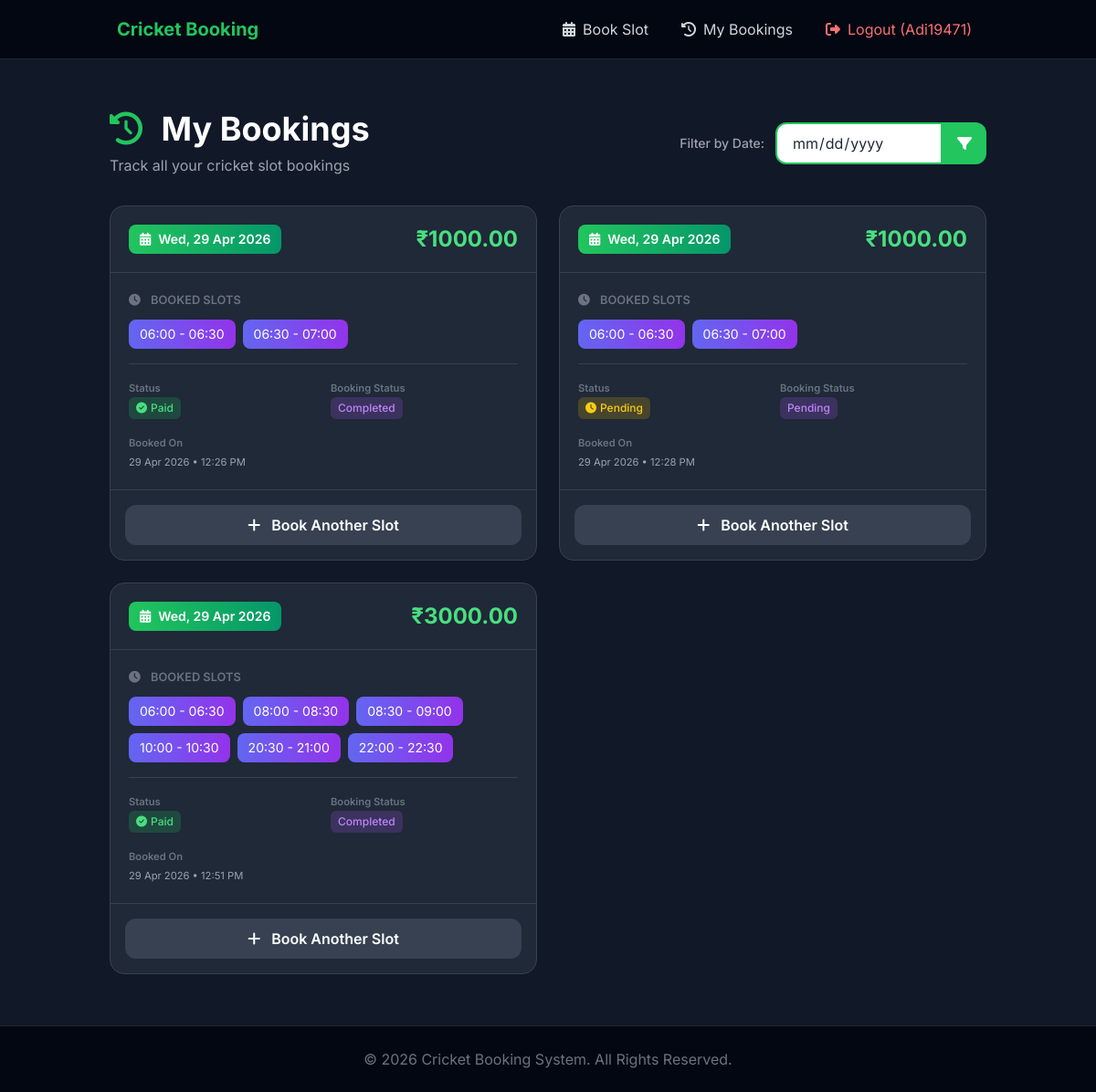
Page /history/ (signed in) on the earlier database version.
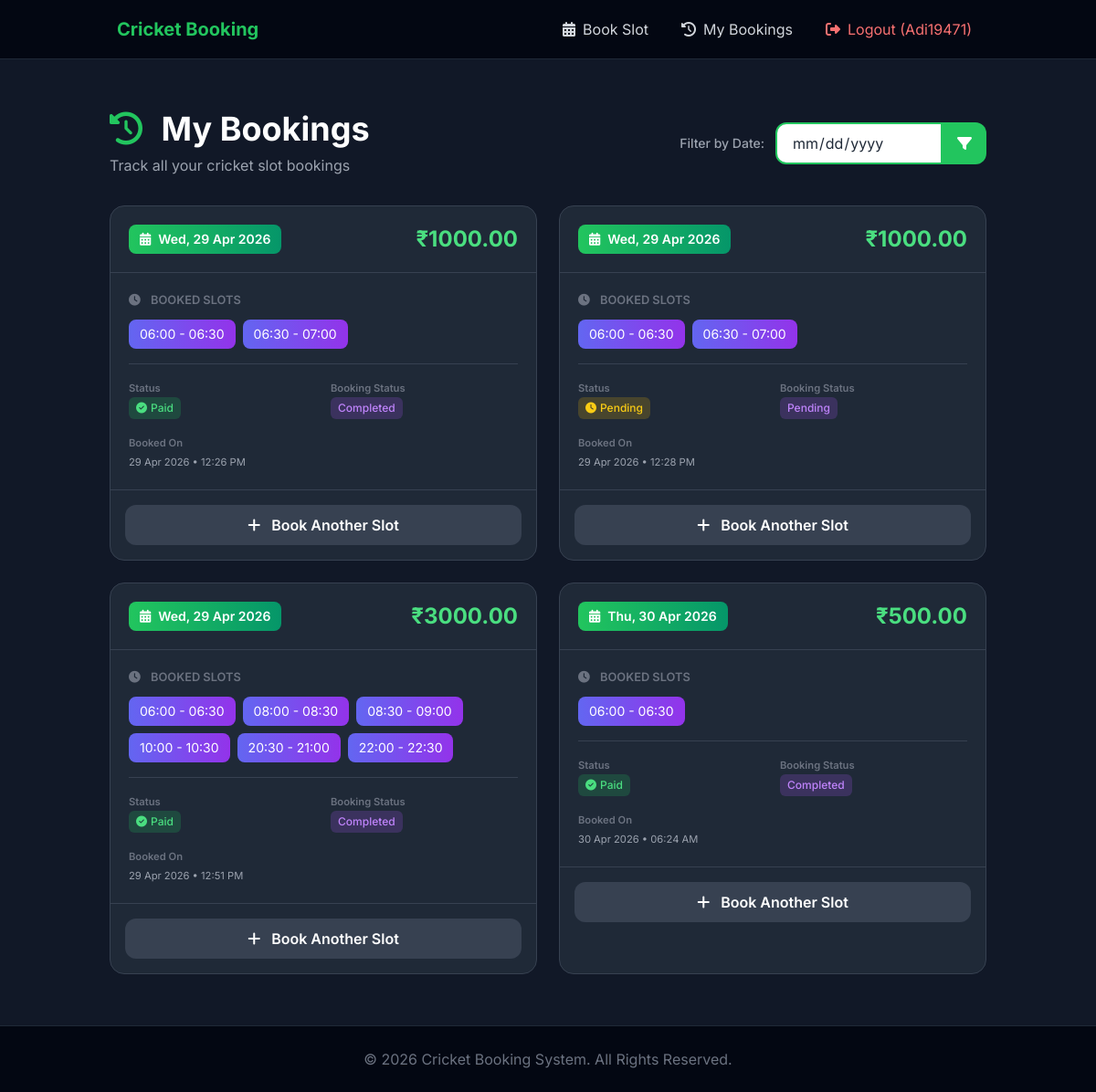
Same page on the later database version.
### booking/models.py (models this page shows, shortened)
class Booking(models.Model):
    BOOKING_STATUS_CHOICES = [
        ('pending', 'Pending'),
        ('completed', 'Completed'),
        ('cancelled', 'Cancelled'),
    ]
    user = models.ForeignKey(User, on_delete=models.CASCADE)
    date = models.DateField()
    slots = models.ManyToManyField(TimeSlot)
    amount = models.IntegerField(default=500)
    total_amount = models.DecimalField(max_digits=10, decimal_places=2, default=0.00)
    is_paid = models.BooleanField(default=False)
    status = models.CharField(max_length=20, choices=BOOKING_STATUS_CHOICES, default='pending')
    razorpay_order_id = models.CharField(max_length=200, blank=True)
    created_at = models.DateTimeField(auto_now_add=True)

class TimeSlot(models.Model):
    start_time = models.TimeField()
    end_time = models.TimeField()

### booking/views.py (the view)
# urls.py: path('history/', views.history, name="history"),
@login_required
def history(request):
    from django.utils import timezone
    search_date_str = request.GET.get('date')
    bookings = Booking.objects.filter(user=request.user)
    if search_date_str:
        search_date = parse_date(search_date_str)
        if search_date:
            bookings = bookings.filter(date=search_date)
    today = timezone.now().date()
    return render(request, "history.html", {"bookings": bookings, "search_date": search_date_str, "today": today})

### booking/templates/history.html (shortened to what the changed rows need)
{% extends 'base.html' %}
{% block content %}
<div class="py-4">
    <div class="flex flex-col md:flex-row md:items-center justify-between gap-4 mb-8">
        <div>
            <h1 class="text-2xl md:text-3xl lg:text-4xl font-bold text-white mb-2">
                <i class="fas fa-history mr-3 text-primary"></i> My Bookings
            </h1>
        </div>
    </div>
    {% if bookings %}
        <div class="grid grid-cols-1 md:grid-cols-2 xl:grid-cols-3 gap-6">
            {% for booking in bookings %}
            <div class="bg-gray-800 rounded-2xl border border-gray-700 overflow-hidden hover:border-primary/50 transition-colors">
                <div class="flex items-center justify-between p-5 border-b border-gray-700">
                    <div>
                        <span class="inline-flex items-center px-3 py-1.5 rounded-lg bg-gradient-to-r from-green-500 to-emerald-600 text-white text-sm font-semibold">
                            <i class="fas fa-calendar-alt mr-2"></i>
                            {{ booking.date|date:"D, d M Y" }}
                        </span>
                    </div>
                    <span class="text-xl lg:text-2xl font-bold text-green-400">₹{{ booking.total_amount }}</span>
                </div>
                <div class="p-5">
                    <div class="mb-4">
                        <small class="text-gray-500 font-semibold block mb-3">
                            <i class="fas fa-clock mr-2"></i> BOOKED SLOTS
                        </small>
                        <div class="flex flex-wrap gap-2">
                            {% for slot in booking.slots.all %}
                            <span class="px-3 py-1.5 rounded-lg bg-gradient-to-r from-indigo-500 to-purple-600 text-white text-sm">
                                {{ slot.start_time|time:"H:i" }} - {{ slot.end_time|time:"H:i" }}
                            </span>
                            {% endfor %}
                        </div>
                    </div>
                    <div class="border-t border-gray-700 pt-4">
                        <div class="grid grid-cols-2 gap-4 text-sm">
                            <div>
                                <small class="text-gray-500 font-semibold block">Status</small>
                                {% if booking.is_paid %}
                                    <span class="inline-flex items-center px-2 py-1 rounded-md bg-green-500/20 text-green-400 text-xs font-medium">
                                        <i class="fas fa-check-circle mr-1"></i> Paid
                                    </span>
                                {% else %}
                                    <span class="inline-flex items-center px-2 py-1 rounded-md bg-yellow-500/20 text-yellow-400 text-xs font-medium">
                                        <i class="fas fa-clock mr-1"></i> Pending
                                    </span>
                                {% endif %}
                            </div>
                            <div>
                                <small class="text-gray-500 font-semibold block">Booking Status</small>
                                <span class="inline-flex items-center px-2 py-1 rounded-md bg-purple-500/20 text-purple-400 text-xs font-medium">
                                    {{ booking.get_status_display }}
                                </span>
                            </div>
                            <div class="col-span-2">
                                <small class="text-gray-500 font-semibold block">Booked On</small>
                                <small class="text-gray-400">{{ booking.created_at|date:"d M Y • h:i A" }}</small>
                            </div>
                        </div>
                    </div>
                </div>
                <div class="p-4 border-t border-gray-700">
                    <a href="{% url 'home' %}" class="block w-full py-2.5 rounded-xl bg-gray-700 hover:bg-primary text-white text-center font-semibold transition-colors">
                        <i class="fas fa-plus mr-2"></i> Book Another Slot
                    </a>
                </div>
            </div>
            {% endfor %}
        </div>
    {% endif %}
</div>
{% endblock %}

Differences in the rows shown:
added Booking: date "Thu, 30 Apr 2026", total_amount "500.00", is_paid True (drawn), status "Completed", created_at "30 Apr 2026 • 06:24 AM", TimeSlot (start_time "06:00", end_time "06:30")
